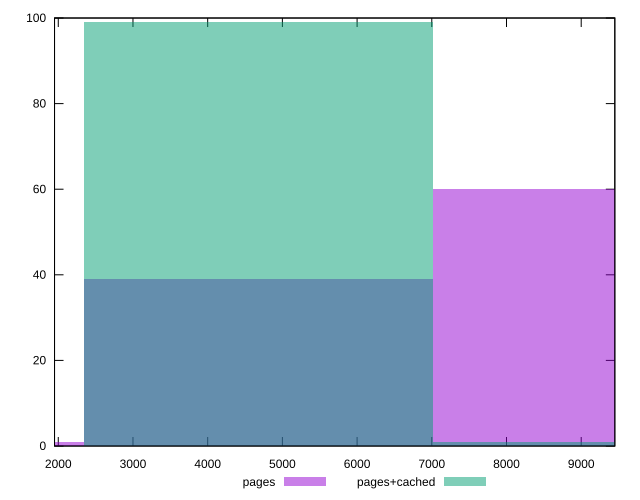

Generate this figure with gnuplot:
reset

$pages <<EOF
9363.566578477199 60
4681.7832892385995 39
0 1
EOF

$pagesCached <<EOF
9363.566578477199 1
4681.7832892385995 99
EOF

set key outside below
set boxwidth 4681.7832892385995
set xrange [1950:9450]
set yrange [0:100]
set trange [0:100]
set style fill transparent solid 0.5 noborder
set terminal svg size 640, 500 enhanced background rgb 'white'
set output "report_00009_2021-02-08T22-37-41.559Z/uses-text-compression/comparison/histogram/0_vs_1.svg"

plot $pages title "pages" with boxes, \
     $pagesCached title "pages+cached" with boxes

reset
